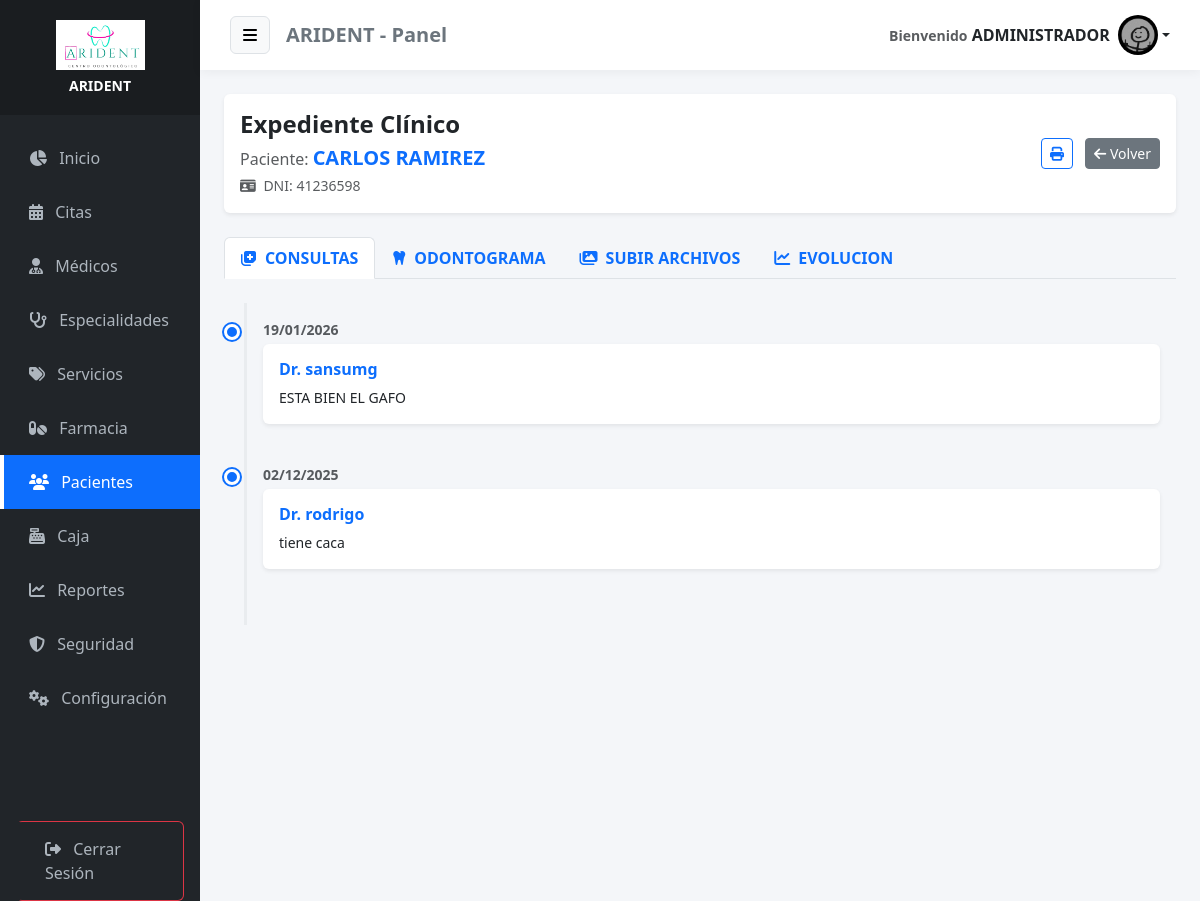
Page /pacientes/historial?id=4 (signed in) on the committed database.
### tables this page shows
CREATE TABLE IF NOT EXISTS `configuracion` (
  `id` int NOT NULL,
  `nombre_clinica` varchar(100) DEFAULT NULL,
  `direccion` varchar(255) DEFAULT NULL,
  `telefono` varchar(50) DEFAULT NULL,
  `email` varchar(100) DEFAULT NULL,
  `moneda` varchar(5) DEFAULT 'S/.',
  `logo` varchar(255) DEFAULT NULL,
  PRIMARY KEY (`id`)
);

CREATE TABLE IF NOT EXISTS `usuarios` (
  `id_usuario` int NOT NULL AUTO_INCREMENT,
  `nombre` varchar(100) NOT NULL,
  `documento_identidad` varchar(20) DEFAULT NULL,
  `email` varchar(100) NOT NULL,
  `telefono` varchar(20) DEFAULT NULL,
  `grupo_sanguineo` varchar(5) DEFAULT NULL,
  `alergias` text,
  `enfermedades_cronicas` text,
  `password` varchar(255) NOT NULL,
  `avatar` varchar(255) DEFAULT NULL,
  `id_rol` int DEFAULT NULL,
  `fecha_creacion` timestamp NULL DEFAULT CURRENT_TIMESTAMP,
  PRIMARY KEY (`id_usuario`),
  UNIQUE KEY `email` (`email`),
  KEY `id_rol` (`id_rol`),
  CONSTRAINT `usuarios_ibfk_1` FOREIGN KEY (`id_rol`) REFERENCES `roles` (`id_rol`)
);

CREATE TABLE IF NOT EXISTS `citas` (
  `id_cita` int NOT NULL AUTO_INCREMENT,
  `id_paciente` int NOT NULL,
  `id_medico` int NOT NULL,
  `id_servicio` int DEFAULT NULL,
  `fecha_cita` datetime NOT NULL,
  `motivo` text,
  `peso` decimal(5,2) DEFAULT NULL,
  `talla` decimal(5,2) DEFAULT NULL,
  `temperatura` decimal(4,1) DEFAULT NULL,
  `presion_arterial` varchar(20) DEFAULT NULL,
  `diagnostico` text,
  `prescripcion` text,
  `dias_reposo` int DEFAULT '0',
  `fecha_fin_reposo` date DEFAULT NULL,
  `estado` enum('Pendiente','Confirmada','Cancelada','Finalizada') DEFAULT 'Pendiente',
  `created_at` timestamp NULL DEFAULT CURRENT_TIMESTAMP,
  PRIMARY KEY (`id_cita`),
  KEY `id_paciente` (`id_paciente`),
  KEY `id_medico` (`id_medico`),
  KEY `fk_cita_servicio` (`id_servicio`),
  CONSTRAINT `citas_ibfk_1` FOREIGN KEY (`id_paciente`) REFERENCES `usuarios` (`id_usuario`),
  CONSTRAINT `citas_ibfk_2` FOREIGN KEY (`id_medico`) REFERENCES `medicos` (`id_medico`),
  CONSTRAINT `fk_cita_servicio` FOREIGN KEY (`id_servicio`) REFERENCES `servicios` (`id_servicio`)
);

### app/controllers/PacienteController.php (called while the page is built, shortened)
<?php
require_once APP_ROOT . '/models/Paciente.php';
class PacienteController {
    public function historial() {
        $id_paciente = $_GET['id'] ?? null;
        $database = new Database();
        $db = $database->connect();
        $pacienteModel = new Paciente($db);
        $paciente = $pacienteModel->obtenerPorId($id_paciente);
        $historial = $pacienteModel->obtenerHistorial($id_paciente);
        require_once APP_ROOT . '/views/admin/historial_clinico.php';
    }
}

### app/models/Configuracion.php (called while the page is built, shortened)
<?php
class Configuracion {
    private $conn;
    private $table = 'configuracion';
    public function __construct($db) {
        $this->conn = $db;
    }
    public function obtener() {
        $query = "SELECT * FROM " . $this->table . " WHERE id = 1";
        $stmt = $this->conn->prepare($query);
        $stmt->execute();
        return $stmt->fetch(PDO::FETCH_ASSOC);
    }
}

### app/models/Paciente.php (called while the page is built, shortened)
<?php
class Paciente {
    private $conn;
    private $table = 'usuarios';
    public function __construct($db) {
        $this->conn = $db;
    }
    public function obtenerPorId($id) {
        $query = 'SELECT * FROM ' . $this->table . ' WHERE id_usuario = :id LIMIT 1';
        $stmt = $this->conn->prepare($query);
        $stmt->bindParam(':id', $id);
        $stmt->execute();
        return $stmt->fetch(PDO::FETCH_ASSOC);
    }
    public function obtenerHistorial($id_paciente) {
        $query = "SELECT c.fecha_cita, c.motivo, c.diagnostico, c.prescripcion, c.estado,
                         c.peso, c.talla, c.temperatura, c.presion_arterial,
                         m_u.nombre as medico, e.nombre as especialidad
                  FROM citas c
                  JOIN medicos m ON c.id_medico = m.id_medico
                  JOIN usuarios m_u ON m.id_usuario = m_u.id_usuario
                  JOIN especialidades e ON m.id_especialidad = e.id_especialidad
                  WHERE c.id_paciente = :id
                  ORDER BY c.fecha_cita DESC";
        $stmt = $this->conn->prepare($query);
        $stmt->bindParam(':id', $id_paciente);
        $stmt->execute();
        return $stmt;
    }
}

### app/views/admin/historial_clinico.php (the view, shortened to what this page needs)
<?php require_once APP_ROOT . '/views/layouts/header.php'; ?>
<div class="card shadow-sm border-0 mb-4 bg-white">
    <div class="card-body">
        <div class="d-flex justify-content-between align-items-center">
            <div>
                <h4 class="fw-bold mb-1">Expediente Clínico</h4>
                <p class="text-muted mb-0">Paciente: <strong class="text-primary fs-5"><?php echo $paciente['nombre'] ?? 'No encontrado'; ?></strong></p>
                <small class="text-muted"><i class="fas fa-id-card me-1"></i> DNI: <?php echo $paciente['documento_identidad'] ?? 'S/N'; ?></small>
            </div>
            <div class="no-print">
                <button onclick="window.print()" class="btn btn-outline-primary btn-sm me-2"><i class="fas fa-print"></i></button>
                <a href="<?php echo BASE_URL; ?>/pacientes" class="btn btn-secondary btn-sm"><i class="fas fa-arrow-left"></i> Volver</a>
            </div>
        </div>
    </div>
</div>
<ul class="nav nav-tabs mb-4 no-print" id="customTabs">
    <li class="nav-item"><button class="nav-link active fw-bold" data-target="#panel-consultas"><i class="fas fa-notes-medical me-2"></i>CONSULTAS</button></li>
    <li class="nav-item"><button class="nav-link fw-bold" data-target="#panel-odontograma"><i class="fas fa-tooth me-2"></i>ODONTOGRAMA</button></li>
    <li class="nav-item"><button class="nav-link fw-bold" data-target="#panel-archivos"><i class="fas fa-images me-2"></i>SUBIR ARCHIVOS</button></li>
    <li class="nav-item"><button class="nav-link fw-bold" data-target="#panel-graficos"><i class="fas fa-chart-line me-2"></i>EVOLUCION</button></li>
</ul>
<div class="tab-content" id="print-area">
    <div class="tab-pane active" id="panel-consultas">
        <div class="timeline p-3">
            <?php if(isset($historial) && $historial->rowCount() > 0): ?>
                <?php while($cita = $historial->fetch(PDO::FETCH_ASSOC)): ?>
                    <div class="timeline-item">
                        <div class="timeline-dot bg-primary"></div>
                        <div class="text-muted small fw-bold mb-1"><?php echo date('d/m/Y', strtotime($cita['fecha_cita'])); ?></div>
                        <div class="card shadow-sm card-historia border-0 mb-3">
                            <div class="card-body">
                                <h6 class="fw-bold text-primary">Dr. <?php echo $cita['medico']; ?></h6>
                                <p class="mb-0 small text-dark"><?php echo nl2br($cita['diagnostico']); ?></p>
                            </div>
                        </div>
                    </div>
                <?php endwhile; ?>
            <?php else: ?>
                <div class="text-center py-5 text-muted"><i class="fas fa-folder-open fa-3x mb-3"></i><p>No hay consultas registradas.</p></div>
            <?php endif; ?>
        </div>
    </div>
</div>
<?php require_once APP_ROOT . '/views/layouts/footer.php'; ?>

### app/views/layouts/header.php (shortened to what this page needs)
<?php
require_once APP_ROOT . '/models/Configuracion.php';
$db_header = new Database();
$conn_header = $db_header->connect();
$configModel_header = new Configuracion($conn_header);
$empresa_header = $configModel_header->obtener();
$nombre_app = !empty($empresa_header['nombre_clinica']) ? $empresa_header['nombre_clinica'] : 'MediCitas';
$logo_app   = !empty($empresa_header['logo']) ? $empresa_header['logo'] : null;
$rol = $_SESSION['id_de_rol_de_usuario'] ?? 0;
$uri = $_SERVER['REQUEST_URI'];
?>
<!DOCTYPE html>
<html lang="es">
<head>
    <link href="https://cdn.jsdelivr.net/npm/bootstrap@5.3.0/dist/css/bootstrap.min.css" rel="stylesheet">
    <link rel="stylesheet" href="https://cdnjs.cloudflare.com/ajax/libs/font-awesome/6.4.0/css/all.min.css">
    <link rel="stylesheet" href="https://cdn.datatables.net/1.13.4/css/dataTables.bootstrap5.min.css">
    <link rel="stylesheet" href="https://cdn.datatables.net/buttons/2.3.6/css/buttons.bootstrap5.min.css">
    <link href="https://cdn.jsdelivr.net/npm/select2@4.1.0-rc.0/dist/css/select2.min.css" rel="stylesheet">
    <link href="https://cdn.jsdelivr.net/npm/select2-bootstrap-5-theme@1.3.0/dist/select2-bootstrap-5-theme.min.css" rel="stylesheet">
</head>
<body>
<div class="container-fluid">
    <div class="row flex-nowrap">
        <div class="col-auto col-md-3 col-xl-2 px-0 sidebar-col bg-dark" id="sidebar">
            <div class="logo-area">
                <?php if ($logo_app && file_exists(APP_ROOT . '/../public/uploads/' . $logo_app)): ?>
                    <div class="mb-2">
                        <img src="<?php echo BASE_URL; ?>/uploads/<?php echo $logo_app; ?>" class="img-fluid" style="max-height:50px;">
                    </div>
                    <h6 class="text-white mb-0 fw-bold small"><?php echo $nombre_app; ?></h6>
                <?php else: ?>
                    <h4 class="text-white mb-0">
                        <i class="fas fa-heartbeat text-primary"></i> <?php echo $nombre_app; ?>
                    </h4>
                <?php endif; ?>
            </div>
            <div class="sidebar-menu mt-3">
                <a href="<?= BASE_URL ?>/home" class="<?= strpos($uri,'home')!==false?'active':'' ?>">
                    <i class="fas fa-chart-pie me-2"></i> Inicio
                </a>
                <a href="<?= BASE_URL ?>/citas" class="<?= strpos($uri,'citas')!==false?'active':'' ?>">
                    <i class="fas fa-calendar-alt me-2"></i> Citas
                </a>
                <?php if ($rol == 1): ?>
                    <a href="<?= BASE_URL ?>/medicos" class="<?= strpos($uri,'medicos')!==false?'active':'' ?>"><i class="fas fa-user-md me-2"></i> Médicos</a>
                    <a href="<?= BASE_URL ?>/especialidades" class="<?= strpos($uri,'especialidades')!==false?'active':'' ?>"><i class="fas fa-stethoscope me-2"></i> Especialidades</a>
                    <a href="<?= BASE_URL ?>/servicios" class="<?= strpos($uri,'servicios')!==false?'active':'' ?>"><i class="fas fa-tags me-2"></i> Servicios</a>
                <?php endif; ?>
                <?php if ($rol == 1 || $rol == 4): ?>
                    <a href="<?= BASE_URL ?>/medicamentos" class="<?= strpos($uri,'medicamentos')!==false?'active':'' ?>"><i class="fas fa-pills me-2"></i> Farmacia</a>
                    <a href="<?= BASE_URL ?>/pacientes" class="<?= strpos($uri,'pacientes')!==false?'active':'' ?>"><i class="fas fa-users me-2"></i> Pacientes</a>
                    <a href="<?= BASE_URL ?>/pagos" class="<?= strpos($uri,'pagos')!==false?'active':'' ?>"><i class="fas fa-cash-register me-2"></i> Caja</a>
                <?php endif; ?>
                <?php if ($rol == 1): ?>
                    <a href="<?= BASE_URL ?>/reportes" class="<?= strpos($uri,'reportes')!==false?'active':'' ?>"><i class="fas fa-chart-line me-2"></i> Reportes</a>
                    <a href="<?= BASE_URL ?>/auditoria" class="<?= strpos($uri,'auditoria')!==false?'active':'' ?>"><i class="fas fa-shield-alt me-2"></i> Seguridad</a>
                    <a href="<?= BASE_URL ?>/configuracion" class="<?= strpos($uri,'configuracion')!==false?'active':'' ?>"><i class="fas fa-cogs me-2"></i> Configuración</a>
                <?php endif; ?>
                <div class="mt-5 pt-5 px-3">
                    <a href="<?= BASE_URL ?>/auth/logout" class="btn btn-outline-danger w-100 text-start">
                        <i class="fas fa-sign-out-alt me-2"></i> Cerrar Sesión
                    </a>
                </div>
            </div>
        </div>
        <div class="col content-col">
            <div class="top-navbar mb-4">
                <div class="d-flex align-items-center">
                    <button class="btn btn-light me-3 border" id="menu-toggle"><i class="fas fa-bars"></i></button>
                    <h5 class="m-0 text-secondary fw-bold d-none d-md-block"><?= $nombre_app ?> - Panel</h5>
                </div>
                <div class="dropdown">
                    <a class="nav-link dropdown-toggle fw-bold text-dark d-flex align-items-center" data-bs-toggle="dropdown">
                        <div class="me-2 text-end d-none d-md-block">
                            <small class="text-muted">Bienvenido</small>
                            <span><?= $_SESSION['user_name'] ?? 'Usuario' ?></span>
                        </div>
                        <?php if (!empty($_SESSION['user_avatar']) && file_exists(APP_ROOT . '/../public/uploads/' . $_SESSION['user_avatar'])): ?>
                            <img src="<?= BASE_URL ?>/uploads/<?= $_SESSION['user_avatar'] ?>" class="rounded-circle" style="width:40px;height:40px;">
                        <?php else: ?>
                            <i class="fas fa-user-circle fa-2x text-primary"></i>
                        <?php endif; ?>
                    </a>
                </div>
            </div>
            <div class="container-fluid px-4">

### app/views/layouts/header.php (style rules this page uses)
body { background-color: #f4f6f9; font-family: 'Segoe UI', sans-serif; overflow-x: hidden; }
.sidebar-col { min-height: 100vh; background: #212529; box-shadow: 2px 0 5px rgba(0,0,0,0.1); padding: 0; transition: all 0.3s; }
.logo-area { background: #1a1d20; padding: 20px 0; text-align: center; }
.sidebar-menu a { color: #adb5bd; text-decoration: none; display: block; padding: 15px 25px; border-left: 4px solid transparent; transition: 0.3s; }
.sidebar-menu a.active { background: #0d6efd; color: white; border-left-color: white; }
.content-col { padding: 0; background-color: #f4f6f9; transition: all 0.3s; }
.top-navbar { background: white; padding: 15px 30px; box-shadow: 0 2px 10px rgba(0,0,0,0.05); display: flex; justify-content: space-between; align-items: center; }

### app/views/admin/historial_clinico.php (style rules this page uses)
.timeline { border-left: 3px solid #e9ecef; margin-left: 20px; padding-left: 30px; position: relative; }
.timeline-item { position: relative; margin-bottom: 40px; }
.timeline-dot { width: 16px; height: 16px; background: #0d6efd; border-radius: 50%; position: absolute; left: -39px; top: 5px; border: 3px solid white; box-shadow: 0 0 0 2px #0d6efd; }
.card-historia { border-left: 5px solid #0d6efd; transition: 0.3s; }
.tab-pane { display: none; }
.tab-pane.active { display: block !important; opacity: 1 !important; }
.nav-link { cursor: pointer; }
.nav-link.active { background-color: #fff !important; border-color: #dee2e6 #dee2e6 #fff !important; color: #0d6efd !important; }

### rows in the picture
configuracion: logo (picture), nombre_clinica "ARIDENT"
usuarios: nombre "CARLOS RAMIREZ", documento_identidad "41236598"
citas: fecha_cita "19/01/2026", usuarios.nombre "sansumg", diagnostico "ESTA BIEN EL GAFO"
citas: fecha_cita "02/12/2025", usuarios.nombre "rodrigo", diagnostico "tiene caca"

### other values in the picture
$_SESSION['user_name'] "ADMINISTRADOR"
